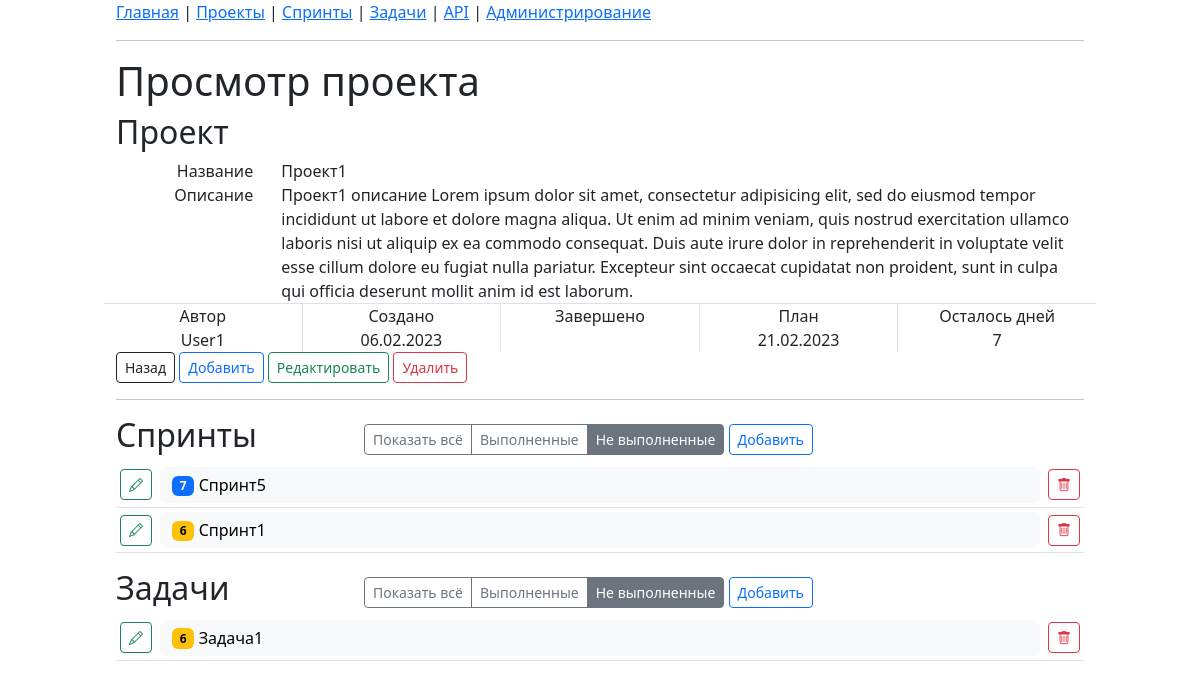
Before: /projs/1/ with the older database file.
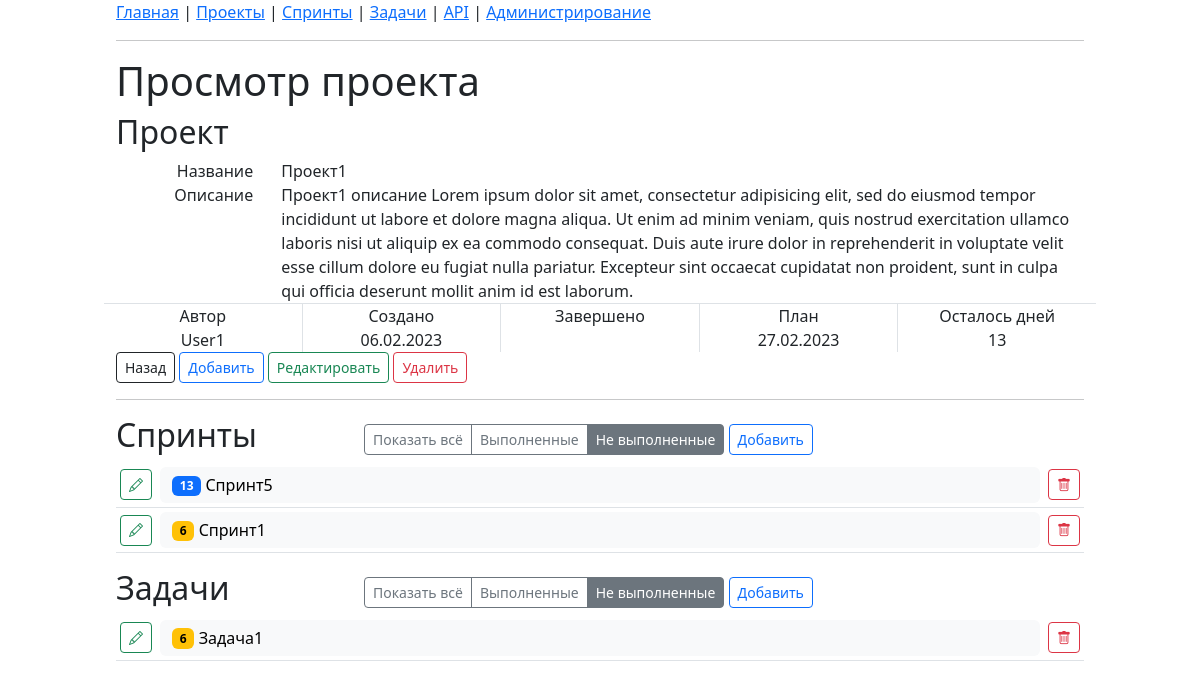
After: the same page with the newer database file.
### app_task/models.py (models this page shows, shortened)
class Proj(models.Model):
    objects = ProjManager()
    name = models.CharField(
        help_text="Название проекта", verbose_name="Название", max_length=120
    )
    desc = models.TextField(help_text="Описание проекта", verbose_name="Описание")
    date_beg = models.DateTimeField(
        help_text="Дата создания проекта",
        verbose_name="Создано",
        default=datetime.now,
    )
    date_end = models.DateTimeField(
        help_text="Дата завершения проекта",
        verbose_name="Завершено",
        null=True,
        blank=True,
    )
    date_max = models.DateTimeField(
        help_text="Планируемая дата завершения проекта",
        verbose_name="План",
        null=True,
        blank=True,
    )
    author = models.ForeignKey(
        help_text="Автор проекта",
        verbose_name="Автор",
        to=settings.AUTH_USER_MODEL,
        on_delete=models.SET_NULL,
        blank=True,
        null=True,
        related_name="author_projs",
    )
    class META:
        url_name = "projs"

class Sprint(models.Model):
    objects = SprintManager()
    name = models.CharField(
        help_text="Название спринта", verbose_name="Название", max_length=120
    )
    desc = models.TextField(help_text="Описание спринта", verbose_name="Описание")
    date_beg = models.DateTimeField(
        help_text="Дата создания спринта",
        verbose_name="Создано",
        default=datetime.now,
    )
    date_end = models.DateTimeField(
        help_text="Дата завершения спринта",
        verbose_name="Завершено",
        null=True,
        blank=True,
    )
    date_max = models.DateTimeField(
        help_text="Планируемая дата завершения спринта",
        verbose_name="План",
        null=True,
        blank=True,
    )
    author = models.ForeignKey(
        help_text="Автор спринта",
        verbose_name="Автор",
        to=settings.AUTH_USER_MODEL,
        on_delete=models.SET_NULL,
        blank=True,
        null=True,
        related_name="author_sprints",
    )
    proj = models.ForeignKey(
        help_text="Проект",
        verbose_name="Проект",
        to="Proj",
        on_delete=models.CASCADE,
        related_name="proj_sprints",
    )
    class META:
        url_name = "sprints"

class Task(models.Model):
    objects = TaskManager()
    name = models.CharField(
        help_text="Название задачи", verbose_name="Название", max_length=120
    )
    desc = models.TextField(help_text="Описание задачи", verbose_name="Описание")
    date_beg = models.DateTimeField(
        help_text="Дата создания задачи",
        verbose_name="Создано",
        default=datetime.now,
    )
    date_end = models.DateTimeField(
        help_text="Дата завершения задачи",
        verbose_name="Завершено",
        null=True,
        blank=True,
    )
    date_max = models.DateTimeField(
        help_text="Планируемая дата завершения задачи",
        verbose_name="План",
        null=True,
        blank=True,
    )
    author = models.ForeignKey(
        help_text="Автор задачи",
        verbose_name="Автор",
        to=settings.AUTH_USER_MODEL,
        on_delete=models.SET_NULL,
        blank=True,
        null=True,
        related_name="author_tasks",
    )
    user = models.ForeignKey(
        help_text="Исполнитель задачи",
        verbose_name="Исполнитель",
        to=settings.AUTH_USER_MODEL,
        on_delete=models.SET_NULL,
        blank=True,
        null=True,
        related_name="user_tasks",
    )
    proj = models.ForeignKey(
        help_text="Проект",
        verbose_name="Проект",
        to="Proj",
        blank=True,
        null=True,
        on_delete=models.SET_NULL,
        related_name="proj_tasks",
    )
    sprint = models.ForeignKey(
        help_text="Спринт",
        verbose_name="Спринт",
        to="Sprint",
        on_delete=models.SET_NULL,
        blank=True,
        null=True,
        related_name="sprint_tasks",
    )
    class META:
        url_name = "tasks"

### app_task/views.py (the view, shortened to what this page needs)
# urls.py: path("", Index.as_view(), kwargs={"model": "tasks"}, name="index"),
class Index(TemplateView):
    template_name = "index.html"
    def get_context_data(self, **kwargs):
        context = super().get_context_data(**kwargs)
        self.kwargs["pk"] = str(
            self.kwargs.get("pk", "") or self.request.GET.get("pk", "0")
        )
        self.kwargs["model"] = str(
            self.kwargs.get("model", "") or self.request.GET.get("model", "")
        )
        objs = []
        match self.kwargs.get("model"), self.kwargs.get("pk"):
            case Proj.META.url_name, "0":
                context["title"] = "Все проекты"
                context["header"] = "Все проекты"
                objs.append(ProjTemplate(self, "list"))
            case Sprint.META.url_name, "0":
                context["title"] = "Все спринты"
                context["header"] = "Все спринты"
                objs.append(SprintTemplate(self, "list"))
            case Task.META.url_name, "0":
                context["title"] = "Все задачи"
                context["header"] = "Все задачи"
                objs.append(TaskTemplate(self, "list"))
            case Proj.META.url_name, _:
                context["title"] = "Просмотр проекта"
                context["header"] = "Просмотр проекта"
                objs.append(ProjTemplate(self, "detail"))
                objs.append(SprintTemplate(self, "list"))
                objs.append(TaskTemplate(self, "list"))
            case Sprint.META.url_name, _:
                context["title"] = "Просмотр спринта"
                context["header"] = "Просмотр спринта"
                objs.append(SprintTemplate(self, "detail"))
                objs.append(ProjTemplate(self, "detail"))
                objs.append(TaskTemplate(self, "list"))
            case Task.META.url_name, _:
                context["title"] = "Просмотр задачи"
                context["header"] = "Просмотр задачи"
                objs.append(TaskTemplate(self, "detail"))
                objs.append(SprintTemplate(self, "detail"))
                objs.append(ProjTemplate(self, "detail"))
                objs.append(TaskStepTemplate(self, "list"))
            case TaskStep.META.url_name, _:
                context["title"] = "Просмотр шага"
                context["header"] = "Просмотр шага"
            case _:
                pass
        try:
            context["details"] = [v.get(self.request) for v in objs]
        except Exception as err:
            text = f"ERROR: {type(err).__name__} - {err}"
            context["details"] = [{"rendered_content": text}]
        return context

### app_task/templates/index.html (shortened to what this page needs)
{% extends 'base.html' %}
{% block header %}{{ header }}{% endblock header %}
{% block content %}
{% for detail in details %}
    {{ detail.rendered_content }}
{% endfor %}
{% endblock content %}

### app_task/templates/detail_proj.html (shortened to what this page needs)
{% load poll_extras %}
{% if view.kwargs.oper == "edit" and view.kwargs.model == view.url_name %}
    {% firstof "edit" as oper %}
{% endif %}
{% my_add_list "" data as data %}
<h2>Проект</h2>
<form action="" method="post" class="row mb-3">
{% for item in data %}
    <div class="col-2 text-end">
        <label class="{% if oper == "edit" %}fw-bold required{% endif %}"
        for="id_{{ view.fld.name.name }}">
            {{view.fld.name.verbose_name}}
    </div>
    <div class="col" title="{{view.fld.name.help_text}}">
    {% if oper == "edit" %}
        <input class="form-control"
        type="text"
        name="{{ view.fld.name.name }}"
        value="{{ item.name }}"
        maxlength="{{ view.fld.name.max_length }}"
        required
        placeholder="{{view.fld.name.help_text}}"
        id="id_{{ view.fld.name.name }}">
    {% else %}
        {{ item.name }}
    {% endif %}
    </div>
    <div class="col-2 text-end border-bottom">
        <label class="{% if oper == "edit" %}fw-bold required{% endif %}"
        for="id_{{ view.fld.desc.name }}">
        {{view.fld.desc.verbose_name}}
    </div>
    <div class="col border-bottom" title="{{view.fld.desc.help_text}}">
    {% if oper == "edit" %}
        <textarea class="form-control"
        rows="3"
        type="text"
        name="{{ view.fld.desc.name }}"
        required
        placeholder="{{view.fld.desc.help_text}}"
        id="id_{{ view.fld.desc.name }}">{{ item.desc }}</textarea>
    {% else %}
        {{ item.desc }}
    {% endif %}
    </div>
    <div class="col text-center border-end">{{view.fld.author.verbose_name}}</div>
    <div class="col text-center border-end">{{view.fld.date_beg.verbose_name}}</div>
    <div class="col text-center border-end">
        <label for="id_{{ view.fld.date_end.name }}">
            {{view.fld.date_end.verbose_name}}
        </label>
    </div>
    <div class="col text-center border-end">План</div>
    <div class="col text-center">Осталось дней</div>
    <div class="col text-center border-end" title="{{view.fld.author.help_text}}">
        {{ item.author.username }}
    </div>
    <div class="col text-center border-end" title="{{view.fld.date_beg.help_text}}">
        {{ item.date_beg|date:"d.m.Y" }}
    </div>
    <div class="col text-center border-end" title="{{view.fld.date_end.help_text}}">
    </div>
    <div class="col text-center border-end" title="{{view.fld.date_max.help_text}}">
    {% if oper == "edit" %}
        <input class="form-control"
        type="date"
        name="{{ view.fld.date_max.name }}"
        value="{{ item.date_max|date:"Y-m-d" }}"
        placeholder="{{view.fld.date_max.help_text}}"
        id="id_{{ view.fld.date_max.name }}">
    {% else %}
        {{ item.date_plan|date:"d.m.Y" }}<br>
    {% endif %}
    </div>
    <div class="col text-center">
        {% if item.date_end %}
        Завершено
        {% else %}
        {{ item.days_plan.days }}
        {% endif %}
    </div>
    <div class="col">
        {% include "buttons.html" with btn_max="back add edit delete" model=view.url_name pk=item.id %}
    </div>
{% empty %}
    <div class="col">
        Нет проекта
        {% include "buttons.html" with btn_max="back add" model=view.url_name %}
    </div>
{% endfor %}
</form>
<hr>

### app_task/templates/buttons.html (shortened to what this page needs)
{% load poll_extras %}
{% my_get view.get_par as get_par %}
{% for btn in btn_max.split %}
    {% if btn == "back" %}
        <input
        type=button
        value="Назад"
        class="btn btn-sm btn-outline-dark"
        onClick="javascript:history.go(-1);"
        >
    {% endif %}
    {% if btn == "items" %}
    <div class="btn-group">
        <a href="{% my_get get_par model "all" view.page_kwarg "1" %}"
        class="btn btn-sm btn-outline-secondary {% if model|my_get_find:get_par == "all" %}active{% endif %}">
            Показать всё
        </a>
        <a href="{% my_get get_par model "on" view.page_kwarg "1" %}"
        class="btn btn-sm btn-outline-secondary {% if model|add:"=on" in get_par %}active{% endif %}">
            Выполненные
        </a>
        <a href="{% my_get get_par model "off" view.page_kwarg "1" %}"
        class="btn btn-sm btn-outline-secondary {% if model|add:"=off" in get_par %}active{% endif %}">
            Не выполненные
        </a>
    </div>
    {% endif %}
    {% if btn == "add" %}
        <a href={% url "add" model=model %}{% my_get_filt get_par "model" "pk" %}
        class="btn btn-sm btn-outline-primary">
            Добавить
        </a>
    {% endif %}
    {% if btn == "edit" %}
        <a href={% url "oper" oper="edit" model=model pk=pk %}
        class="btn btn-sm btn-outline-success">
            Редактировать
        </a>
    {% endif %}
    {% if btn == "delete" %}
        <a href={% url "oper" oper="delete" model=model pk=pk %}
        class="btn btn-sm btn-outline-danger">
            Удалить
        </a>
    {% endif %}
{% endfor %}
{% for btn in btn_min.split %}
    {% if btn == "edit" %}
        <a href={% url "oper" oper="edit" model=model pk=pk %}
        class="btn btn-sm btn-outline-success"
        title="Редактировать">
            <i class="bi bi-pencil"></i>
        </a>
    {% endif %}
    {% if btn == "delete" %}
        <a href={% url "oper" oper="delete" model=model pk=pk %}
        class="btn btn-sm btn-outline-danger"
        title="Удалить">
            <i class="bi bi-trash"></i>
        </a>
    {% endif %}
{% endfor %}

### app_task/templates/list_sprint.html (shortened to what this page needs)
<div class="row">
    <div class="h2 align-self-center col-4 col-sm-3">
        Спринты<br>
    </div>
    <div class="align-self-center col">
        {% include "buttons.html" with btn_max="items add" model=view.url_name %}
    </div>
</div>
<table class="table table-sm table-hover align-middle">
    <tbody>
    {% for item in data %}
    <tr>
        <td width=1%>
            {% include "buttons.html" with btn_min="edit" model=view.url_name pk=item.id %}
        </td>
        <td>
            <a href={% url "detail" model=view.url_name pk=item.id %}
            class="btn btn-light w-100 border-0 text-start"
            title="Перейти к спринту">
            {% if item.date_end %}
                <span class="badge bg-success bg-opacity-50 p-1">
                    <i class="bi-check2"></i>
                </span>
            {% elif item.days_plan.days > 6 %}
                <span class="badge text-bg-primary">
                    {{ item.days_plan.days }}
                </span>
            {% elif item.days_plan.days > 2 %}
                <span class="badge text-bg-warning">
                    {{ item.days_plan.days }}
                </span>
            {% elif item.days_plan.days %}
                <span class="badge text-bg-danger">
                    {{ item.days_plan.days }}
                </span>
            {% else %}
                <span class="badge bg-secondary bg-opacity-50">
                    &nbsp;&nbsp;
                </span>
            {% endif %}
            {{ item.name }}
        </a>
        </td>
        <td width=1%>
            {% include "buttons.html" with btn_min="delete" model=view.url_name pk=item.id %}
        </td>
    </tr>
    {% empty %}
        <span class="pe-none btn border-0">Нет спринтов</span>
    {% endfor %}
    </tbody>
</table>

### app_task/templates/list_task.html (shortened to what this page needs)
<div class="row">
    <div class="h2 align-self-center col-4 col-sm-3">
        Задачи<br>
    </div>
    <div class="align-self-center col">
        {% include "buttons.html" with btn_max="items add" model=view.url_name %}
    </div>
</div>
<table class="table table-sm table-hover align-middle">
    <tbody>
    {% for item in data %}
    <tr>
        <td width=1%>
            {% include "buttons.html" with btn_min="edit" model=view.url_name pk=item.id %}
        </td>
        <td>
            <a href={% url "detail" model=view.url_name pk=item.id %}
            class="btn btn-light w-100 border-0 text-start"
            title="Перейти к задаче">
                {% if item.date_end %}
                    <span class="badge bg-success bg-opacity-50 p-1">
                        <i class="bi-check2"></i>
                    </span>
                {% elif item.days_plan.days > 6 %}
                    <span class="badge text-bg-primary">
                        {{ item.days_plan.days }}
                    </span>
                {% elif item.days_plan.days > 2 %}
                    <span class="badge text-bg-warning">
                        {{ item.days_plan.days }}
                    </span>
                {% elif item.days_plan.days %}
                    <span class="badge text-bg-danger">
                        {{ item.days_plan.days }}
                    </span>
                {% else %}
                    <span class="badge bg-secondary bg-opacity-50">
                        &nbsp;&nbsp;
                    </span>
                {% endif %}
                {{ item.name }}
            </a>
        </td>
        <td width=1%>
            {% include "buttons.html" with btn_min="delete" model=view.url_name pk=item.id %}
        </td>
    </tr>
    {% empty %}
        <span class="pe-none btn border-0">Нет задач</span>
    {% endfor %}
    </tbody>
</table>

Changed rows visible on the page:
changed Proj "Проект1": date_plan "21.02.2023" → "27.02.2023"; days_plan.days "7" → "13"
computed for Sprint "Спринт5": days_plan.days "7" → "13"
